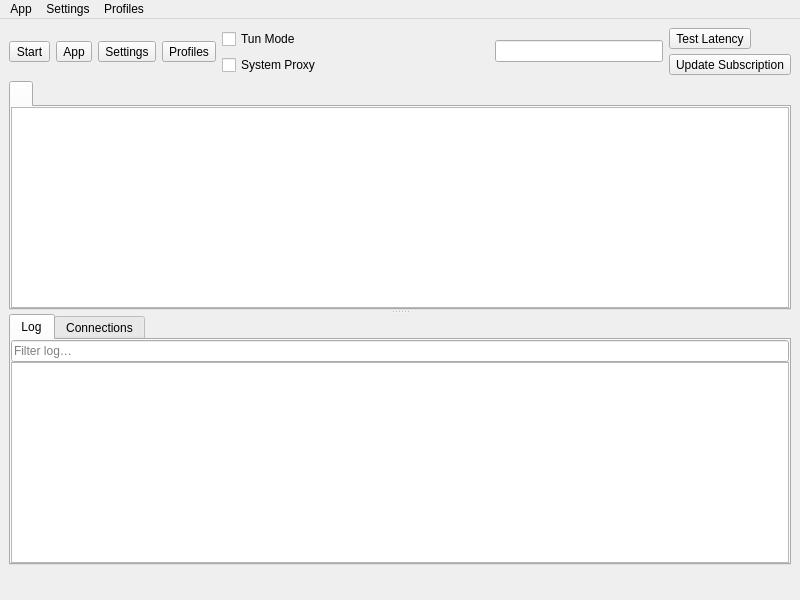
<?xml version="1.0" encoding="UTF-8"?>
<ui version="4.0">
 <class>MainWindow</class>
 <widget class="QMainWindow" name="MainWindow">
  <property name="geometry">
   <rect>
    <x>0</x>
    <y>0</y>
    <width>800</width>
    <height>600</height>
   </rect>
  </property>
  <property name="minimumSize">
   <size>
    <width>640</width>
    <height>480</height>
   </size>
  </property>
  <property name="windowTitle">
   <string notr="true">nya</string>
  </property>
  <widget class="QWidget" name="centralwidget">
   <layout class="QVBoxLayout" name="verticalLayout_3" stretch="0,0,0">
    <item>
     <layout class="QHBoxLayout" name="horizontalLayout_2">
      <item>
       <widget class="QToolButton" name="toolButton_toggle_proxy">
        <property name="text">
         <string>Start</string>
        </property>
        <property name="icon">
         <iconset theme="b-system-run">
          <normaloff>.</normaloff>.</iconset>
        </property>
        <property name="iconSize">
         <size>
          <width>24</width>
          <height>24</height>
         </size>
        </property>
        <property name="toolButtonStyle">
         <enum>Qt::ToolButtonTextUnderIcon</enum>
        </property>
       </widget>
      </item>
      <item>
       <widget class="QToolButton" name="toolButton_program">
        <property name="text">
         <string>App</string>
        </property>
        <property name="icon">
         <iconset theme="b-papirus-applications-all">
          <normaloff>.</normaloff>.</iconset>
        </property>
        <property name="iconSize">
         <size>
          <width>24</width>
          <height>24</height>
         </size>
        </property>
        <property name="popupMode">
         <enum>QToolButton::InstantPopup</enum>
        </property>
        <property name="toolButtonStyle">
         <enum>Qt::ToolButtonTextUnderIcon</enum>
        </property>
       </widget>
      </item>
      <item>
       <widget class="QToolButton" name="toolButton_preferences">
        <property name="text">
         <string>Settings</string>
        </property>
        <property name="icon">
         <iconset theme="b-papirus-preferences-desktop">
          <normaloff>.</normaloff>.</iconset>
        </property>
        <property name="iconSize">
         <size>
          <width>24</width>
          <height>24</height>
         </size>
        </property>
        <property name="popupMode">
         <enum>QToolButton::InstantPopup</enum>
        </property>
        <property name="toolButtonStyle">
         <enum>Qt::ToolButtonTextUnderIcon</enum>
        </property>
       </widget>
      </item>
      <item>
       <widget class="QToolButton" name="toolButton_server">
        <property name="text">
         <string>Profiles</string>
        </property>
        <property name="icon">
         <iconset theme="b-papirus-network-server">
          <normaloff>.</normaloff>.</iconset>
        </property>
        <property name="iconSize">
         <size>
          <width>24</width>
          <height>24</height>
         </size>
        </property>
        <property name="popupMode">
         <enum>QToolButton::InstantPopup</enum>
        </property>
        <property name="toolButtonStyle">
         <enum>Qt::ToolButtonTextUnderIcon</enum>
        </property>
       </widget>
      </item>
      <item>
       <layout class="QVBoxLayout" name="verticalLayout_4">
        <property name="spacing">
         <number>5</number>
        </property>
        <item>
         <widget class="QCheckBox" name="checkBox_VPN">
          <property name="sizePolicy">
           <sizepolicy hsizetype="Minimum" vsizetype="Minimum">
            <horstretch>0</horstretch>
            <verstretch>0</verstretch>
           </sizepolicy>
          </property>
          <property name="text">
           <string>Tun Mode</string>
          </property>
         </widget>
        </item>
        <item>
         <widget class="QCheckBox" name="checkBox_SystemProxy">
          <property name="text">
           <string>System Proxy</string>
          </property>
         </widget>
        </item>
       </layout>
      </item>
      <item>
       <spacer name="horizontalSpacer">
        <property name="orientation">
         <enum>Qt::Horizontal</enum>
        </property>
        <property name="sizeHint" stdset="0">
         <size>
          <width>40</width>
          <height>20</height>
         </size>
        </property>
       </spacer>
      </item>
      <item>
       <widget class="QLineEdit" name="search">
        <property name="clearButtonEnabled">
         <bool>true</bool>
        </property>
       </widget>
      </item>
      <item>
       <layout class="QVBoxLayout" name="verticalLayout_url_sub">
        <property name="spacing">
         <number>5</number>
        </property>
        <item>
         <widget class="QToolButton" name="toolButton_url_test">
          <property name="text">
           <string>Test Latency</string>
          </property>
          <property name="popupMode">
           <enum>QToolButton::InstantPopup</enum>
          </property>
          <property name="toolButtonStyle">
           <enum>Qt::ToolButtonTextOnly</enum>
          </property>
         </widget>
        </item>
        <item>
         <widget class="QToolButton" name="toolButton_update_subscription">
          <property name="text">
           <string>Update Subscription</string>
          </property>
          <property name="toolButtonStyle">
           <enum>Qt::ToolButtonTextOnly</enum>
          </property>
         </widget>
        </item>
       </layout>
      </item>
     </layout>
    </item>
    <item>
     <widget class="QSplitter" name="splitter">
      <property name="orientation">
       <enum>Qt::Vertical</enum>
      </property>
      <widget class="QTabWidget" name="tabWidget">
       <property name="currentIndex">
        <number>0</number>
       </property>
       <property name="movable">
        <bool>true</bool>
       </property>
       <widget class="QWidget" name="widget1">
        <attribute name="title">
         <string/>
        </attribute>
        <layout class="QGridLayout" name="gridLayout_2">
         <property name="leftMargin">
          <number>0</number>
         </property>
         <property name="topMargin">
          <number>0</number>
         </property>
         <property name="rightMargin">
          <number>0</number>
         </property>
         <property name="bottomMargin">
          <number>0</number>
         </property>
         <property name="spacing">
          <number>0</number>
         </property>
         <item row="0" column="0">
          <widget class="ProxyListView" name="proxyListTable">
           <property name="contextMenuPolicy">
            <enum>Qt::CustomContextMenu</enum>
           </property>
           <property name="editTriggers">
            <set>QAbstractItemView::NoEditTriggers</set>
           </property>
           <property name="alternatingRowColors">
            <bool>true</bool>
           </property>
           <property name="selectionBehavior">
            <enum>QAbstractItemView::SelectRows</enum>
           </property>
           <property name="horizontalScrollMode">
            <enum>QAbstractItemView::ScrollPerPixel</enum>
           </property>
           <property name="wordWrap">
            <bool>false</bool>
           </property>
           <attribute name="horizontalHeaderMinimumSectionSize">
            <number>16</number>
           </attribute>
           <attribute name="horizontalHeaderHighlightSections">
            <bool>false</bool>
           </attribute>
           <attribute name="horizontalHeaderShowSortIndicator" stdset="0">
            <bool>false</bool>
           </attribute>
           <attribute name="verticalHeaderDefaultSectionSize">
            <number>30</number>
           </attribute>
           <column>
            <property name="text">
             <string></string>
            </property>
           </column>
           <column>
            <property name="text">
             <string>Name</string>
            </property>
           </column>
           <column>
            <property name="text">
             <string>Type</string>
            </property>
           </column>
           <column>
            <property name="text">
             <string>Address</string>
            </property>
           </column>
           <column>
            <property name="text">
             <string>Test Result</string>
            </property>
           </column>
           <column>
            <property name="text">
             <string>Traffic</string>
            </property>
           </column>
           <column>
            <property name="text">
             <string>Quota</string>
            </property>
           </column>
          </widget>
         </item>
        </layout>
       </widget>
      </widget>
      <widget class="QWidget" name="aaaaaaaaaaaaaaaaaa">
       <layout class="QVBoxLayout" name="aaaaaaaaaaaa" stretch="0">
        <item>
         <widget class="QTabWidget" name="down_tab">
          <property name="currentIndex">
           <number>0</number>
          </property>
          <widget class="QWidget" name="tab">
           <attribute name="title">
            <string>Log</string>
           </attribute>
           <layout class="QVBoxLayout" name="verticalLayout">
            <property name="spacing">
             <number>0</number>
            </property>
            <property name="leftMargin">
             <number>0</number>
            </property>
            <property name="topMargin">
             <number>0</number>
            </property>
            <property name="rightMargin">
             <number>0</number>
            </property>
            <property name="bottomMargin">
             <number>0</number>
            </property>
            <item>
             <widget class="QLineEdit" name="log_filter">
              <property name="placeholderText">
               <string>Filter log…</string>
              </property>
              <property name="clearButtonEnabled">
               <bool>true</bool>
              </property>
             </widget>
            </item>
            <item>
             <widget class="QTextBrowser" name="masterLogBrowser">
              <property name="contextMenuPolicy">
               <enum>Qt::CustomContextMenu</enum>
              </property>
              <property name="openLinks">
               <bool>false</bool>
              </property>
             </widget>
            </item>
           </layout>
          </widget>
          <widget class="QWidget" name="tab_2">
           <attribute name="title">
            <string>Connections</string>
           </attribute>
           <layout class="QVBoxLayout" name="verticalLayout_2">
            <property name="spacing">
             <number>0</number>
            </property>
            <property name="leftMargin">
             <number>0</number>
            </property>
            <property name="topMargin">
             <number>0</number>
            </property>
            <property name="rightMargin">
             <number>0</number>
            </property>
            <property name="bottomMargin">
             <number>0</number>
            </property>
            <item>
             <widget class="QLineEdit" name="conn_filter">
              <property name="placeholderText">
               <string>Filter connections…</string>
              </property>
              <property name="clearButtonEnabled">
               <bool>true</bool>
              </property>
             </widget>
            </item>
            <item>
             <widget class="QTableWidget" name="tableWidget_conn">
              <property name="contextMenuPolicy">
               <enum>Qt::CustomContextMenu</enum>
              </property>
              <property name="editTriggers">
               <set>QAbstractItemView::NoEditTriggers</set>
              </property>
              <property name="selectionBehavior">
               <enum>QAbstractItemView::SelectRows</enum>
              </property>
              <property name="verticalScrollMode">
               <enum>QAbstractItemView::ScrollPerPixel</enum>
              </property>
              <property name="horizontalScrollMode">
               <enum>QAbstractItemView::ScrollPerPixel</enum>
              </property>
              <attribute name="horizontalHeaderHighlightSections">
               <bool>false</bool>
              </attribute>
              <column>
               <property name="text">
                <string>Status</string>
               </property>
              </column>
              <column>
               <property name="text">
                <string>Outbound</string>
               </property>
              </column>
               <column>
                 <property name="text">
                  <string>Destination</string>
                 </property>
                </column>
                <column>
                 <property name="text">
                  <string>Process</string>
                 </property>
                </column>
                <column>
                 <property name="text">
                  <string>Protocol</string>
                 </property>
                </column>
                <column>
                 <property name="text">
                  <string>Traffic</string>
                 </property>
                </column>
               </widget>
            </item>
           </layout>
          </widget>
         </widget>
        </item>
       </layout>
      </widget>
     </widget>
    </item>
    <item>
     <layout class="QHBoxLayout" name="horizontalLayout">
      <item>
       <widget class="QLabel" name="label_running">
        <property name="text">
         <string/>
        </property>
       </widget>
      </item>
      <item>
       <spacer name="horizontalSpacer_2">
        <property name="orientation">
         <enum>Qt::Horizontal</enum>
        </property>
        <property name="sizeType">
         <enum>QSizePolicy::Maximum</enum>
        </property>
        <property name="sizeHint" stdset="0">
         <size>
          <width>0</width>
          <height>20</height>
         </size>
        </property>
       </spacer>
      </item>
      <item>
       <widget class="QLabel" name="label_inbound">
        <property name="text">
         <string/>
        </property>
       </widget>
      </item>
      <item>
       <widget class="QLabel" name="label_speed">
        <property name="text">
         <string/>
        </property>
       </widget>
      </item>
     </layout>
    </item>
   </layout>
  </widget>
  <widget class="QMenuBar" name="menubar">
   <property name="geometry">
    <rect>
     <x>0</x>
     <y>0</y>
     <width>800</width>
     <height>32</height>
    </rect>
   </property>
   <widget class="QMenu" name="menu_program">
    <property name="title">
     <string>App</string>
    </property>
    <widget class="QMenu" name="menu_spmode">
     <property name="title">
      <string>Proxy Mode</string>
     </property>
     <addaction name="menu_spmode_system_proxy"/>
     <addaction name="menu_spmode_vpn"/>
     <addaction name="menu_spmode_disabled"/>
    </widget>
    <addaction name="actionShow_window"/>
    <addaction name="separator"/>
    <addaction name="menu_spmode"/>
    <addaction name="menu_check_updates"/>
    <addaction name="menu_about"/>
    <addaction name="menu_report_bug"/>
    <addaction name="menu_donate"/>
    <addaction name="separator"/>
    <addaction name="actionRestart_Proxy"/>
    <addaction name="actionRestart_Program"/>
    <addaction name="menu_exit"/>
   </widget>
   <widget class="QMenu" name="menu_preferences">
    <property name="title">
     <string>Settings</string>
    </property>
    <addaction name="menu_manage_groups"/>
    <addaction name="menu_basic_settings"/>
    <addaction name="menu_open_config_folder"/>
   </widget>
   <widget class="QMenu" name="menu_server">
    <property name="title">
     <string>Profiles</string>
    </property>
    <widget class="QMenu" name="menu_share_item">
     <property name="title">
      <string>Share</string>
     </property>
     <addaction name="menu_qr"/>
     <addaction name="menu_export_config"/>
     <addaction name="separator"/>
     <addaction name="menu_copy_links"/>
     <addaction name="menu_copy_links_nkr"/>
    </widget>
    <widget class="QMenu" name="menuCurrent_Group">
     <property name="title">
      <string>Group</string>
     </property>
     <addaction name="actionfake_5"/>
     <addaction name="menu_tcp_ping"/>
     <addaction name="menu_url_test"/>
     <addaction name="menu_full_test"/>
     <addaction name="menu_stop_testing"/>
     <addaction name="menu_clear_test_result"/>
     <addaction name="menu_resolve_domain"/>
     <addaction name="separator"/>
     <addaction name="menu_remove_unavailable"/>
     <addaction name="menu_delete_repeat"/>
    <addaction name="separator"/>
    <addaction name="menu_update_subscription"/>
   </widget>
    <widget class="QMenu" name="menuCurrent_Select">
     <property name="title">
      <string>Selection</string>
     </property>
     <addaction name="actionfake_4"/>
    </widget>
    <addaction name="menu_add_from_input"/>
    <addaction name="menu_add_from_clipboard"/>
    <addaction name="menu_scan_qr"/>
    <addaction name="menu_scan_qr_camera"/>
    <addaction name="menu_scan_qr_image"/>
    <addaction name="menu_scan_qr_clipboard"/>
    <addaction name="menu_add_subscription"/>
    <addaction name="separator"/>
    <addaction name="menu_select_all"/>
    <addaction name="menu_move"/>
    <addaction name="menu_clone"/>
    <addaction name="menu_reset_traffic"/>
    <addaction name="menu_delete"/>
    <addaction name="separator"/>
    <addaction name="menu_share_item"/>
    <addaction name="separator"/>
    <addaction name="menuCurrent_Select"/>
    <addaction name="menuCurrent_Group"/>
    <addaction name="separator"/>
    <addaction name="menu_profile_debug_info"/>
    <addaction name="separator"/>
   </widget>
   <addaction name="menu_program"/>
   <addaction name="menu_preferences"/>
   <addaction name="menu_server"/>
  </widget>
  <action name="menu_exit">
   <property name="text">
    <string>Exit</string>
   </property>
  </action>
  <action name="menu_add_subscription">
   <property name="text">
    <string>Add Subscription…</string>
   </property>
  </action>
  <action name="actionShow_window">
   <property name="text">
    <string>Show Window</string>
   </property>
  </action>
  <action name="menu_basic_settings">
   <property name="text">
    <string>Settings</string>
   </property>
  </action>
  <action name="menu_add_from_input">
   <property name="text">
    <string>New Profile…</string>
   </property>
  </action>
  <action name="menu_about">
   <property name="text">
    <string>About Proxor</string>
   </property>
  </action>
  <action name="menu_check_updates">
   <property name="text">
    <string>Check for Updates</string>
   </property>
  </action>
  <action name="menu_report_bug">
   <property name="text">
    <string>Report Bug</string>
   </property>
  </action>
  <action name="menu_donate">
   <property name="text">
    <string>Donate</string>
   </property>
  </action>
  <action name="menu_manage_groups">
   <property name="text">
    <string>Groups</string>
   </property>
  </action>
  <action name="menu_start">
   <property name="text">
    <string>Start</string>
   </property>
   <property name="shortcut">
    <string notr="true">Return</string>
   </property>
  </action>
  <action name="menu_stop">
   <property name="text">
    <string>Stop</string>
   </property>
   <property name="shortcut">
    <string notr="true">Ctrl+S</string>
   </property>
  </action>
  <action name="menu_routing_settings">
   <property name="text">
    <string>Routing Settings</string>
   </property>
  </action>
  <action name="menu_add_from_clipboard">
   <property name="text">
    <string>Add from Clipboard</string>
   </property>
   <property name="shortcut">
    <string notr="true">Ctrl+V</string>
   </property>
  </action>
  <action name="menu_scan_qr">
   <property name="text">
    <string>Add from QR Code on Screen</string>
   </property>
  </action>
  <action name="menu_scan_qr_camera">
   <property name="text">
    <string>Add from QR Code with Camera</string>
   </property>
  </action>
  <action name="menu_scan_qr_image">
   <property name="text">
    <string>Add from QR Code in Image File...</string>
   </property>
  </action>
  <action name="menu_scan_qr_clipboard">
   <property name="text">
    <string>Add from QR Code in Clipboard Image</string>
   </property>
  </action>
  <action name="menu_delete">
   <property name="text">
    <string>Delete</string>
   </property>
   <property name="shortcut">
    <string notr="true">Del</string>
   </property>
  </action>
  <action name="menu_profile_debug_info">
   <property name="text">
    <string>Profile Debug Info</string>
   </property>
  </action>
  <action name="menu_qr">
   <property name="text">
    <string>QR Code and link</string>
   </property>
   <property name="shortcut">
    <string notr="true">Ctrl+Q</string>
   </property>
  </action>
  <action name="menu_copy_link">
   <property name="text">
    <string>Copy Link</string>
   </property>
  </action>
  <action name="menu_tcp_ping">
   <property name="text">
    <string>Server Latency</string>
   </property>
   <property name="shortcut">
    <string notr="true">Ctrl+Alt+T</string>
   </property>
  </action>
  <action name="menu_url_test">
   <property name="text">
    <string>HTTP Latency</string>
   </property>
   <property name="shortcut">
    <string notr="true">Ctrl+Alt+U</string>
   </property>
  </action>
  <action name="menu_clear_test_result">
   <property name="text">
    <string>Clear Test Result</string>
   </property>
   <property name="shortcut">
    <string notr="true">Ctrl+Alt+C</string>
   </property>
  </action>
  <action name="menu_export_config">
   <property name="text">
    <string>Export %1 config</string>
   </property>
   <property name="shortcut">
    <string notr="true">Ctrl+E</string>
   </property>
  </action>
  <action name="menu_reset_traffic">
   <property name="text">
    <string>Reset Traffic</string>
   </property>
   <property name="shortcut">
    <string notr="true">Ctrl+R</string>
   </property>
  </action>
  <action name="menu_spmode_system_proxy">
   <property name="checkable">
    <bool>true</bool>
   </property>
   <property name="text">
    <string>Enable System Proxy</string>
   </property>
  </action>
  <action name="menu_spmode_disabled">
   <property name="checkable">
    <bool>true</bool>
   </property>
   <property name="text">
    <string>Disable</string>
   </property>
  </action>
  <action name="menu_delete_repeat">
   <property name="text">
    <string>Remove Duplicates</string>
   </property>
   <property name="shortcut">
    <string notr="true">Ctrl+Alt+D</string>
   </property>
  </action>
  <action name="actionfake">
   <property name="text">
    <string>fake</string>
   </property>
   <property name="visible">
    <bool>false</bool>
   </property>
  </action>
  <action name="menu_move">
   <property name="text">
    <string>Move</string>
   </property>
   <property name="shortcut">
    <string notr="true">Ctrl+M</string>
   </property>
  </action>
  <action name="menu_remove_unavailable">
   <property name="text">
    <string>Remove Unavailable</string>
   </property>
   <property name="shortcut">
    <string notr="true">Ctrl+Alt+R</string>
   </property>
  </action>
  <action name="menu_full_test">
   <property name="text">
    <string>Full Test</string>
   </property>
   <property name="shortcut">
    <string notr="true">Ctrl+Alt+F</string>
   </property>
  </action>
  <action name="menu_hotkey_settings">
   <property name="text">
    <string>Hotkey Settings</string>
   </property>
  </action>
  <action name="menu_select_all">
   <property name="text">
    <string>Select All</string>
   </property>
   <property name="shortcut">
    <string notr="true">Ctrl+A</string>
   </property>
  </action>
  <action name="menu_copy_links_nkr">
   <property name="text">
    <string>Copy links of selected (Proxor Links)</string>
   </property>
   <property name="shortcut">
    <string notr="true">Ctrl+N</string>
   </property>
  </action>
  <action name="menu_copy_links">
   <property name="text">
    <string>Copy links of selected</string>
   </property>
   <property name="shortcut">
    <string notr="true">Ctrl+C</string>
   </property>
  </action>
  <action name="menu_spmode_vpn">
   <property name="checkable">
    <bool>true</bool>
   </property>
   <property name="text">
    <string>Enable Tun</string>
   </property>
  </action>
  <action name="menu_clone">
   <property name="text">
    <string>Clone</string>
   </property>
   <property name="shortcut">
    <string notr="true">Ctrl+D</string>
   </property>
  </action>
  <action name="menu_update_subscription">
   <property name="text">
    <string>Update Subscription</string>
   </property>
   <property name="shortcut">
    <string notr="true">Ctrl+U</string>
   </property>
  </action>
  <action name="menu_resolve_domain">
   <property name="text">
    <string>Resolve Domain</string>
   </property>
   <property name="shortcut">
    <string notr="true">Ctrl+Alt+I</string>
   </property>
  </action>
  <action name="menu_vpn_settings">
   <property name="text">
    <string>Tun Settings</string>
   </property>
  </action>
  <action name="menu_ssid_settings">
   <property name="text">
    <string>On-Demand Wi-Fi Settings</string>
   </property>
  </action>
  <action name="actionRestart_Program">
   <property name="text">
    <string>Restart Program</string>
   </property>
  </action>
  <action name="menu_open_config_folder">
   <property name="text">
    <string>Open Config Folder</string>
   </property>
  </action>
  <action name="actionfake_4">
   <property name="text">
    <string notr="true">fake</string>
   </property>
   <property name="visible">
    <bool>false</bool>
   </property>
  </action>
  <action name="actionfake_5">
   <property name="text">
    <string notr="true">fake</string>
   </property>
   <property name="visible">
    <bool>false</bool>
   </property>
  </action>
  <action name="actionRestart_Proxy">
   <property name="text">
    <string>Restart Proxy</string>
   </property>
  </action>
  <action name="menu_stop_testing">
   <property name="text">
    <string>Stop Testing</string>
   </property>
   <property name="shortcut">
    <string notr="true">Ctrl+Alt+S</string>
   </property>
  </action>
 </widget>
 <customwidgets>
  <customwidget>
   <class>ProxyListView</class>
   <extends>QTableView</extends>
   <header>ui/widget/ProxyListView.h</header>
  </customwidget>
 </customwidgets>
 <resources/>
 <connections/>
</ui>
